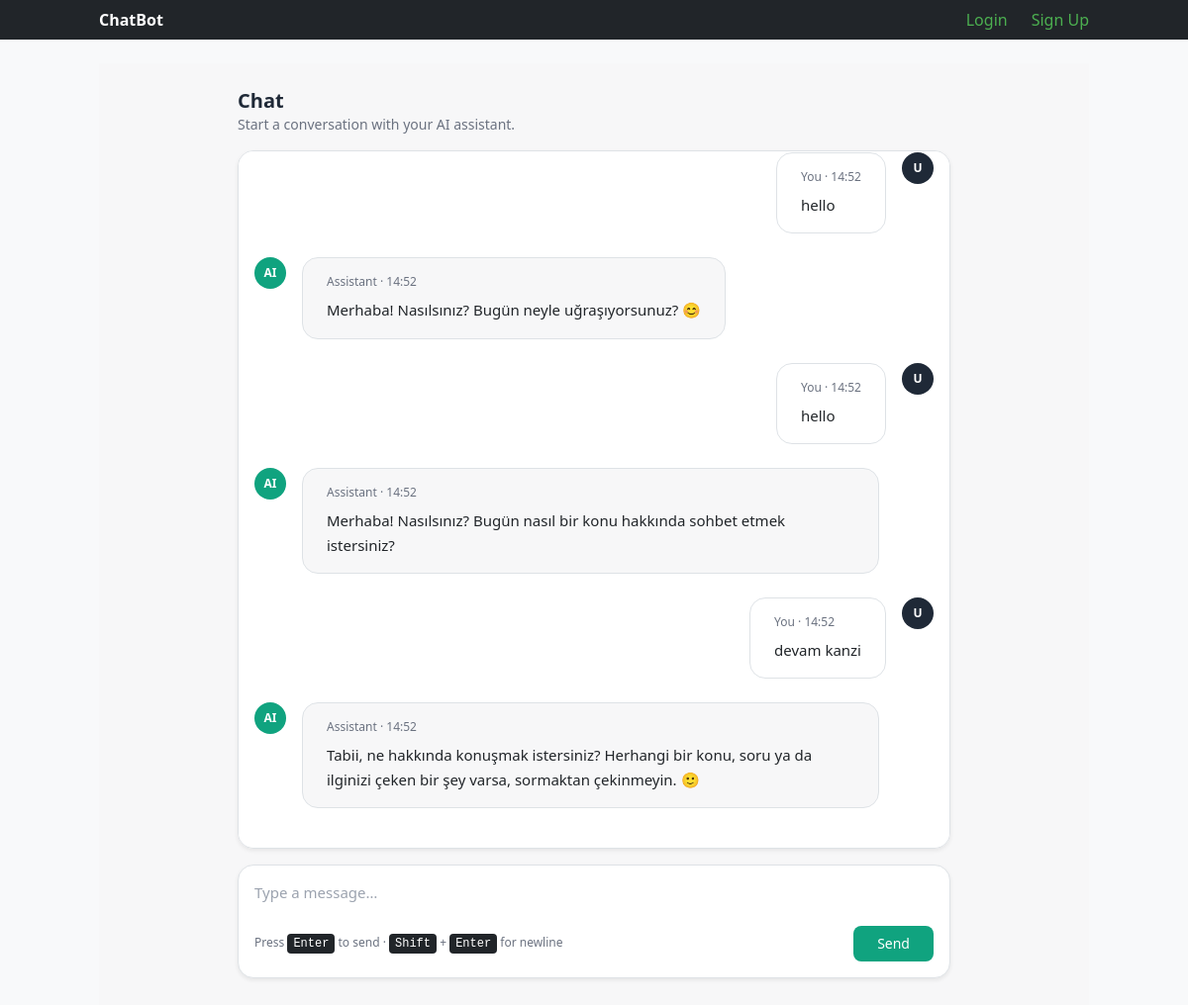
The app's page /30 with its own data.
### web/models.py (models this page shows, shortened)
class Message(models.Model):
    session = models.ForeignKey(ChatSession, on_delete=models.CASCADE, related_name="messages")
    sender = models.CharField(max_length=10)
    text = models.TextField()
    created = models.DateTimeField(auto_now_add=True)

### web/views.py (the view, shortened to what this page needs)
# urls.py: path('<int:pk>', views.chat_view, name="chat")
def chat_view(request, pk):
    s = get_object_or_404(models.ChatSession, pk = pk)
    form = forms.ChatForm()
    chat_history = s.messages.order_by("created")
    return render(request, "web/chat.html", {"form": form, "chat_history": chat_history, "session": s})

### web/forms.py
class ChatForm(forms.Form):
    user_input=forms.CharField(widget=forms.Textarea)

### templates/web/chat.html (shortened to what this page needs)
{% extends "base.html" %}
{% load static %}
{% block content %}
<link rel="stylesheet" href="{% static 'css/chat.css' %}">
<div class="min-h-[calc(100vh-6rem)] bg-[#f7f7f8]">
  <div class="max-w-3xl mx-auto px-4 pt-6 pb-3">
    <h2 class="text-xl font-semibold text-gray-800">Chat</h2>
    <p class="text-sm text-gray-500">Start a conversation with your AI assistant.</p>
  </div>
  <div class="max-w-3xl mx-auto px-4">
    <div id="chatBox" class="rounded-2xl border border-gray-200 bg-white shadow-sm p-3 sm:p-4 h-[60vh] overflow-y-auto">
      {% if chat_history %}
        {% for m in chat_history %}
          <div class="flex gap-3 mb-4 {% if m.sender == 'ai' %}items-start{% else %}items-start justify-end{% endif %}">
            {% if m.sender == 'ai' %}
              <div class="shrink-0 w-8 h-8 rounded-full bg-[#10a37f] text-white flex items-center justify-center text-xs font-bold select-none">AI</div>
            {% else %}
              <div class="shrink-0 w-8 h-8"></div>
            {% endif %}
            <div class="{% if m.sender == 'ai' %}bg-[#f7f7f8] border border-gray-200{% else %}bg-white border border-gray-200{% endif %} rounded-2xl px-4 py-3 max-w-[85%] leading-relaxed text-[15px] relative group">
              <div class="text-xs text-gray-500 mb-2">
                {% if m.sender == 'ai' %}Assistant{% else %}You{% endif %} · {{ m.created|date:"H:i" }}
              </div>
              <div class="message-content prose-sm">
                {{ m.text|linebreaksbr }}
              </div>
            </div>
            {% if m.sender != 'ai' %}
              <div class="shrink-0 w-8 h-8 rounded-full bg-gray-800 text-white flex items-center justify-center text-xs font-bold select-none">U</div>
            {% endif %}
          </div>
        {% endfor %}
      {% else %}
        <div class="text-gray-500 text-sm">No messages yet. Say hi 👋</div>
      {% endif %}
    </div>
  </div>
  <div class="max-w-3xl mx-auto px-4">
    <form method="post" class="mt-3">
      <div class="rounded-2xl border border-gray-300 bg-white shadow-sm p-3">
        <textarea
          name="user_input"
          id="messageInput"
          rows="1"
          class="w-full resize-none focus:outline-none focus:ring-0 text-[15px]"
          placeholder="Type a message…"
          required
        ></textarea>
        <div class="mt-3 flex items-center justify-between">
          <div class="text-xs text-gray-500">Press <kbd>Enter</kbd> to send · <kbd>Shift</kbd> + <kbd>Enter</kbd> for newline</div>
          <button type="submit"
                  class="inline-flex items-center gap-2 px-4 py-2 bg-[#10a37f] hover:bg-[#0e8e6f] text-white text-sm font-medium rounded-lg transition">
            Send
          </button>
        </div>
      </div>
    </form>
    <div class="h-8"></div>
  </div>
</div>
{% endblock content %}

### templates/base.html (shortened to what this page needs)
{% load static %}
<!DOCTYPE html>
<html lang="tr">
<head>
    <link rel="stylesheet" href="https://cdn.jsdelivr.net/npm/bootstrap@5.3.0/dist/css/bootstrap.min.css">
    <script src="https://cdn.tailwindcss.com"></script>
</head>
<body class="bg-light">
<nav class="navbar navbar-expand-lg navbar-dark bg-dark mb-4">
  <div class="container flex justify-between items-center">
    <a class="font-bold text-white" href="{% url 'home' %}">ChatBot</a>
    <div class="flex space-x-6">
      {% if user.is_authenticated %}
        <a href="#" class="font-medium !no-underline hover:!no-underline !text-[#4CAF50] visited:!text-[#4CAF50] hover:!text-gray-500 focus:!text-gray-500 active:!text-gray-500">Account</a>
        <a href="{% url 'logout' %}" class="font-medium !no-underline hover:!no-underline !text-[#4CAF50] visited:!text-[#4CAF50] hover:!text-gray-500 focus:!text-gray-500 active:!text-gray-500">Logout</a>
      {% else %}
        <a href="{% url 'login' %}" class="font-medium !no-underline hover:!no-underline !text-[#4CAF50] visited:!text-[#4CAF50] hover:!text-gray-500 focus:!text-gray-500 active:!text-gray-500">Login</a>
        <a href="{% url 'register' %}" class="font-medium !no-underline hover:!no-underline !text-[#4CAF50] visited:!text-[#4CAF50] hover:!text-gray-500 focus:!text-gray-500 active:!text-gray-500">Sign Up</a>
      {% endif %}
    </div>
  </div>
</nav>
<div class="container">
    {% block content %}{% endblock %}
</div>
</body>
</html>

### records on screen
Message: sender "You", created "14:52", text "hello"
Message: sender "AI", created "14:52", text "Merhaba! Nasılsınız? Bugün neyle uğraşıyorsunuz? 😊"
Message: sender "You", created "14:52", text "hello"
Message: sender "AI", created "14:52", text "Merhaba! Nasılsınız? Bugün nasıl bir konu hakkında sohbet etmek istersiniz?"
Message: sender "You", created "14:52", text "devam kanzi"
Message: sender "AI", created "14:52", text "Tabii, ne hakkında konuşmak istersiniz? Herhangi bir konu, soru ya da ilginizi çeken bir şey varsa, sormaktan çekinmeyin. 🙂"
